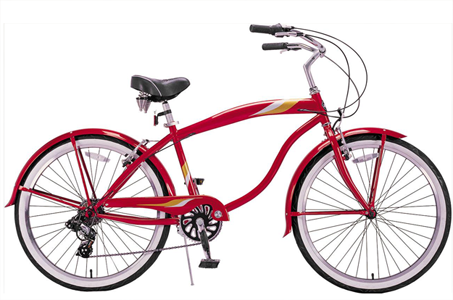
#> input picture Laboratory/lab4/data/bicycle.bmp, 453 x 300 px
$ jupyter execute --allow-errors 05-image-gradients-workbook.ipynb
#> lines starting #> are read from the running program, lines starting #| are printed output that depends on the picture
<center>
    <tr>
    <td></img></td>
    </tr>
</center>

# Image gradients

Faisal Qureshi
Professor
Faculty of Science
Ontario Tech University
Oshawa ON Canada
http://vclab.science.ontariotechu.ca

# Copyright information
© Faisal Qureshi

# License

This work is licensed under a [Creative Commons Attribution-NonCommercial 4.0 International License.](https://creativecommons.org/licenses/by-nc/4.0/)

# Outline
* Computing image gradients
* Constructing histogram of oriented gradients
* Comparing histograms

# Task
1. Given an image  𝐼 , compute $\frac{ ∂𝐼}{∂𝑥}$
2. Given an image  𝐼 , compute  $\frac{ ∂𝐼}{∂y}$
3. Given an image  𝐼 , compute gradient magnitude and edge orientation for each pixel. Recall that edge orientation refers to the normal to the edge passing through a pixel.
4. Color each pixel according to its edge orientation.
5. Construct gradient magnitude histogram for pixels with non-zero gradient magnitude. Use 32 bins.
6. Construct gradient orientation histogram for pixels with non-zero gradient magnitude. Use 360 bins. We assume that gradient orientations vary between -180 and +180 (in degrees).
7. For a given image  𝐼  and its rotated version  𝐼$\mathrm{rot}$ , show that their gradient magnitude histogram stays the same, but that their gradient angle histogram changes. Implement a method that returns True if the two histograms are the same, False otherwise.

# Starter code

[cell 1]
import cv2 as cv
import numpy as np
import scipy as sp
from scipy import signal
import matplotlib.pyplot as plt
import matplotlib.cm as cm

## A toy image

White square over a black background

[cell 2]
img = np.zeros((64,64))
img[16:48, 16:48] = np.ones((32,32))

plt.title('Image')
plt.ylabel('y')
plt.xlabel('x')
plt.imshow(img, origin='lower', cmap='gray');

## Image derivatives

[cell 3]
# %load solutions/04-image-gradients/image-deriv.py
Hx = np.array([[1,-1]], dtype='float32')
Hy = np.array([[1],[-1]], dtype='float32')


Ix = sp.signal.convolve2d(img, Hx, 'same')


Iy = sp.signal.convolve2d(img, Hy, 'same')

[cell 4]
plt.figure(figsize=(10,5))
plt.subplot(121)
plt.title('Ix')
plt.xlabel('x'), plt.ylabel('y')
plt.imshow(Ix, origin='lower', cmap='gray')
plt.subplot(122)
plt.title('Iy')
plt.xlabel('x'), plt.ylabel('y')
plt.imshow(Iy,origin='lower',cmap='gray');

## Visualizing gradient magnitude and direction using colors

[cell 5]
# %load solutions/04-image-gradients/image-grad.py
img_grad_mag = np.sqrt(np.square(Ix) + np.square(Iy))
Igrad = img_grad_mag

img_grad_angle = np.arctan2(Ix, Iy)
Idir = img_grad_angle

hsv = np.zeros([img.shape[0],img.shape[0],3], dtype=np.uint8)
hsv[..., 1] = 255

mag, ang = cv.cartToPolar(Ix[...], Iy[...])

hsv[..., 0] = ang * 180 / np.pi / 2
hsv[..., 2] = cv.normalize(mag, None, 0, 255, cv.NORM_MINMAX)
bgr = cv.cvtColor(hsv, cv.COLOR_HSV2BGR)
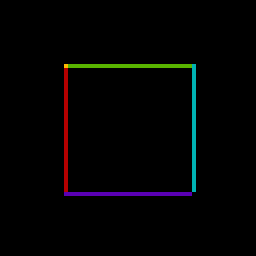
#> bgr: shape (64, 64, 3) (shown 4 times larger); mean B, G, R 2.8, 2.8, 2.8
Igrad_color = bgr

[cell 6]
plt.figure(figsize=(10,5))
plt.subplot(121)
plt.imshow(Igrad, origin='lower', cmap='gray')
plt.subplot(122)
plt.imshow(Igrad_color, origin='lower', cmap=cm.get_cmap('prism'));
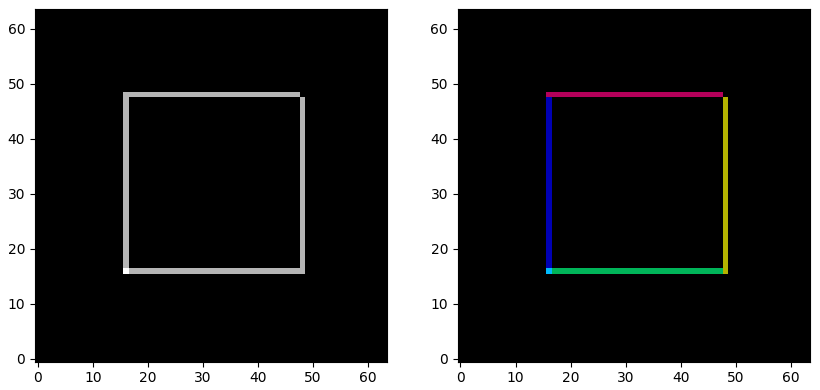
#> figure drawn by matplotlib, 2 panels

## Histogram of gradient magnitudes and gradient orientations

[cell 7]
#%load solutions/04-image-gradients/compute_histograms.py
plt.figure(figsize=(10,5))
plt.subplot(231)
plt.plot(img_grad_mag, '.');
minimum = np.min(img_grad_mag)
maximum = np.max(img_grad_mag)
nbin = 32
bins = np.linspace(minimum, maximum, nbin+1)
counts, edges = np.histogram(img_grad_mag, bins)
centers = (edges[:-1]+edges[1:])/2
plt.subplot(232)
plt.plot(centers, counts, '.');
plt.subplot(233)
plt.bar(centers, counts, width=.5);

plt.figure(figsize=(10,5))
plt.subplot(234)
plt.plot(Idir, '.');
minimum = np.min(Idir)
maximum = np.max(Idir)
nbin2 = 360
bins2 = np.linspace(minimum, maximum, nbin2+1)
counts, edges = np.histogram(Idir, bins2)
centers = (edges[:-1]+edges[1:])/2
plt.subplot(235)
plt.plot(centers, counts, '.');
plt.subplot(236)
plt.bar(centers, counts, width=.5);
#> figure, not shown here; panel 2: curve peaks at x = 0.0221, y = 3969; panel 3: tallest bar 3969 high, from x = -0.228 to 0.272
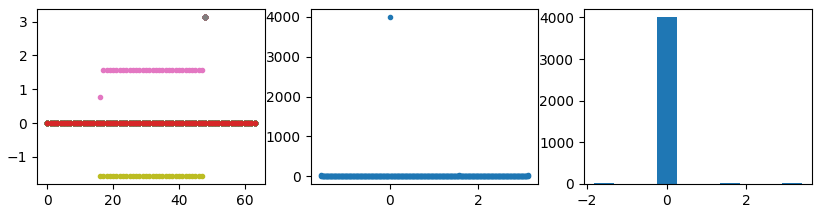
#> figure drawn by matplotlib, 3 panels; panel 2: curve peaks at x = 0.00654, y = 4000; panel 3: tallest bar 4000 high, from x = -0.243 to 0.257

[cell 8]
# IMPLEMENT compute_histograms method
def compute_histograms(image):
    Hx = np.array([[1,-1]], dtype='float32')
    Hy = np.array([[1],[-1]], dtype='float32')

    Ix = cv.Sobel(image, cv.CV_64F, 1, 0, ksize=5)
    Iy = cv.Sobel(image, cv.CV_64F, 0, 1, ksize=5)

    #for magnitude
    img_grad_mag = np.sqrt(np.square(Ix) + np.square(Iy))
    minimum = np.min(img_grad_mag)
    maximum = np.max(img_grad_mag)

    #for direction/angle/orientation
    img_grad_angle = np.arctan2(Ix, Iy)
    minimum = np.min(img_grad_angle)
    maximum = np.max(img_grad_angle)

    hist,bins = np.histogram(image.ravel(),256,[0,256])

    counts, edges = np.histogram(img_grad_mag, bins)
    centers = (edges[:-1]+edges[1:])/2


    hist,bins = np.histogram(image.ravel(),256,[0,256])

    counts, edges = np.histogram(image_grad_angle, bins2)
    centers = (edges[:-1]+edges[1:])/2

#> (a cell that did not finish here is left out)

#> (a cell that did not finish here is left out)

## The effect of image rotation on gradient magnitudes and gradient orientations

[cell 11]
img = cv.imread('data/bicycle.bmp', 0)
#> img: shape (300, 453); min 0, max 255, mean 217.2
img_rot = cv.rotate(img, cv.ROTATE_90_CLOCKWISE)
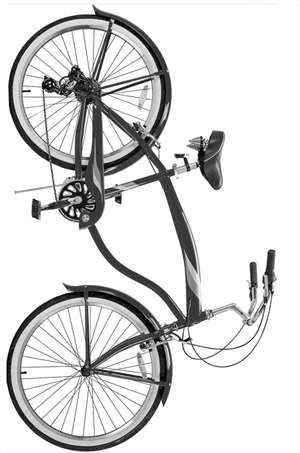
#> img_rot: shape (453, 300); min 0, max 255, mean 217.2

plt.figure(figsize=(10,5))
plt.subplot(121)
plt.title('original image')
plt.imshow(img, cmap='gray')
plt.subplot(122)
plt.title('rotated image')
plt.imshow(img_rot, cmap='gray');

#> (a cell that did not finish here is left out)

#> in compute_histograms (call 2), `Iy = cv.Sobel(image, cv.CV_64F, 0, 1, ksize=5)`:
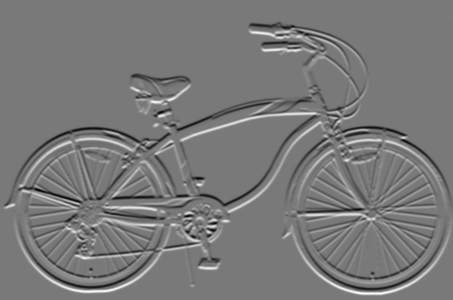
#> Iy: shape (300, 453) float64; min -10853, max 11917, mean 0.2; drawn with min black and max white
#> in compute_histograms (call 2), `img_grad_mag = np.sqrt(np.square(Ix) + np.square(Iy))`:
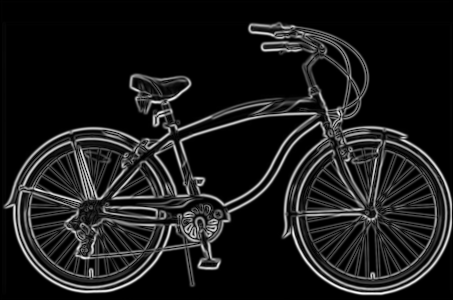
#> img_grad_mag: shape (300, 453) float64; min 0, max 12140.5, mean 1287.6; drawn with min black and max white
#> in compute_histograms (call 2), `minimum = np.min(img_grad_mag)`: minimum = 0
#> in compute_histograms (call 2), `maximum = np.max(img_grad_mag)`: maximum = 12140.5
#> in compute_histograms (call 2), `img_grad_angle = np.arctan2(Ix, Iy)`:
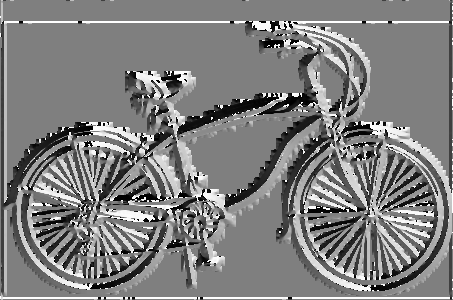
#> img_grad_angle: shape (300, 453) float64; min -3.14, max 3.14, mean 0.00565; drawn with min black and max white
#> in compute_histograms (call 2), `minimum = np.min(img_grad_angle)`: minimum = -3.14
#> in compute_histograms (call 2), `maximum = np.max(img_grad_angle)`: maximum = 3.14
#> in compute_histograms (call 2), `hist,bins = np.histogram(image.ravel(),256,[0,256])`: hist = 256 values, max 83511 at index 255, min 51 at index 1, mean 530.9; bins = 257 values from 0 to 256
#> in compute_histograms (call 2), `counts, edges = np.histogram(img_grad_mag, bins)`: counts = 256 values, max 60891 at index 0, min 9 at index 237, mean 320.1; edges = 257 values from 0 to 256
#> in compute_histograms (call 2), `centers = (edges[:-1]+edges[1:])/2`: centers = 256 values from 0.5 to 255.5
h_angle1 = h_angle1 / np.sum(h_angle1)
plt.figure(figsize=(15,3))
plt.subplot(131)
plt.imshow(img, cmap='gray')
plt.subplot(132)
plt.title('Gradient magnitude histogram')
plt.bar(c_grad1, h_grad1, width=10000)
plt.subplot(133)
plt.title('Gradient angle histogram')
plt.bar(c_angle1, h_angle1, width=0.1);

#> (a cell that did not finish here is left out)

#> in compute_histograms (call 3), `Iy = cv.Sobel(image, cv.CV_64F, 0, 1, ksize=5)`:
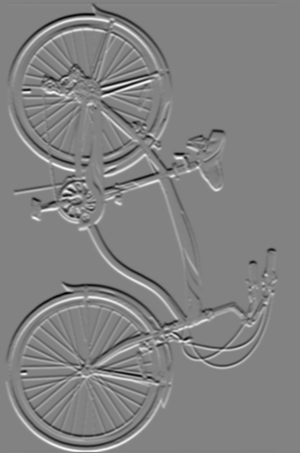
#> Iy: shape (453, 300) float64; min -11391, max 10855, mean -2; drawn with min black and max white
#> in compute_histograms (call 3), `img_grad_mag = np.sqrt(np.square(Ix) + np.square(Iy))`:
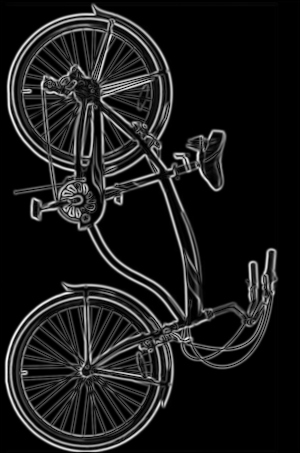
#> img_grad_mag: shape (453, 300) float64; min 0, max 12140.5, mean 1287.6; drawn with min black and max white
#> in compute_histograms (call 3), `minimum = np.min(img_grad_mag)`: minimum = 0
#> in compute_histograms (call 3), `maximum = np.max(img_grad_mag)`: maximum = 12140.5
#> in compute_histograms (call 3), `img_grad_angle = np.arctan2(Ix, Iy)`:
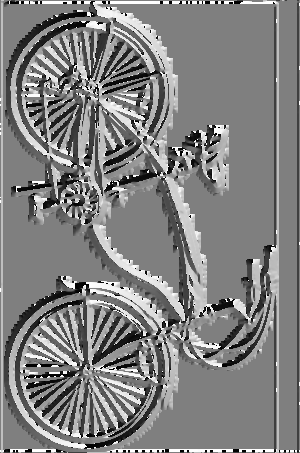
#> img_grad_angle: shape (453, 300) float64; min -3.14, max 3.14, mean 0.0435; drawn with min black and max white
#> in compute_histograms (call 3), `minimum = np.min(img_grad_angle)`: minimum = -3.14
#> in compute_histograms (call 3), `maximum = np.max(img_grad_angle)`: maximum = 3.14
